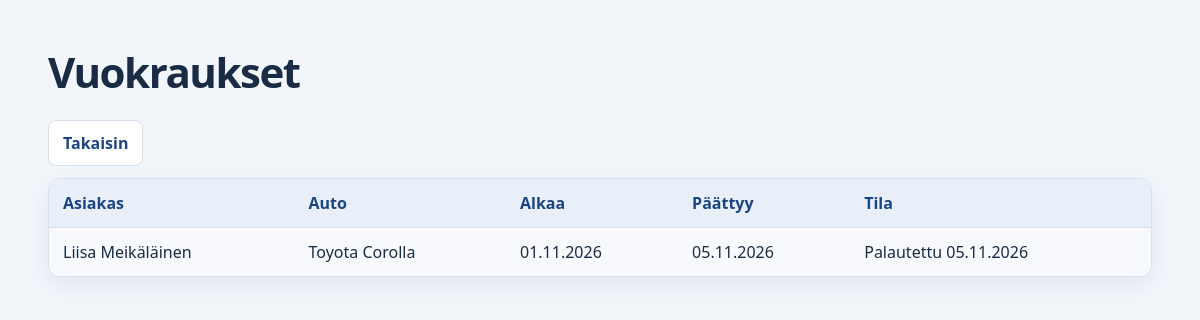
/php/katsele_vuokrauksia.php, run on an earlier commit of the app's database.
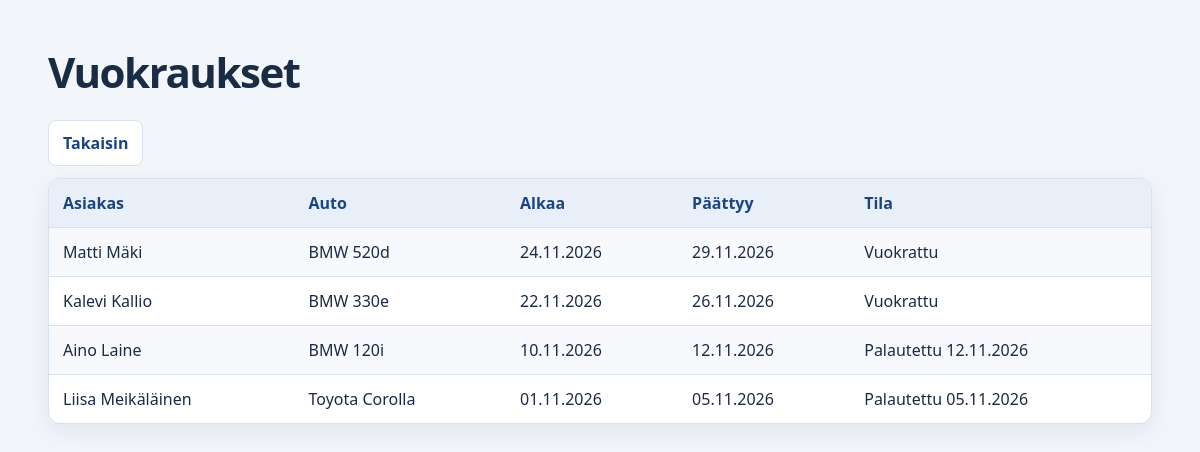
And on a later commit of the database.
### tables this page shows
CREATE TABLE sopimus (
  id INT NOT NULL AUTO_INCREMENT,
  asiakasid INT NOT NULL,
  autoid INT NOT NULL,
  aloituspvm DATE NOT NULL,
  lopetuspvm DATE NOT NULL,
  palautettu DATE NULL DEFAULT NULL,
  PRIMARY KEY (id),
  KEY asiakasid (asiakasid),
  KEY autoid (autoid)
) DEFAULT CHARSET=utf8mb4;

CREATE TABLE asiakas (
  id INT NOT NULL AUTO_INCREMENT,
  etunimi VARCHAR(100) NOT NULL,
  sukunimi VARCHAR(100) NOT NULL,
  katuosoite VARCHAR(150) NOT NULL,
  postitoimipaikka VARCHAR(100) NOT NULL,
  puhelin VARCHAR(20) NOT NULL,
  saika DATE NOT NULL,
  email VARCHAR(255) NOT NULL,
  PRIMARY KEY (id)
) DEFAULT CHARSET=utf8mb4;

CREATE TABLE auto (
  id INT NOT NULL AUTO_INCREMENT,
  rekno VARCHAR(10) NOT NULL,
  valmistaja VARCHAR(100) NOT NULL,
  malli VARCHAR(100) NOT NULL,
  onkoautomaatti TINYINT(1) NOT NULL DEFAULT 0,
  moottori VARCHAR(50) NOT NULL,
  istumapaikat INT NOT NULL,
  hinta DECIMAL(6,2) NOT NULL,
  onkovapaa TINYINT(1) NOT NULL DEFAULT 1,
  PRIMARY KEY (id),
  UNIQUE KEY rekno (rekno)
) DEFAULT CHARSET=utf8mb4;

### php/katsele_vuokrauksia.php (the view, shortened to what this page needs)
<?php
require_once('db.php');
$sql = "SELECT s.aloituspvm, s.lopetuspvm, s.palautettu,
               a.etunimi, a.sukunimi,
               au.valmistaja, au.malli
        FROM sopimus s
        JOIN asiakas a ON s.asiakasid = a.id
        JOIN auto au ON s.autoid = au.id
        ORDER BY s.aloituspvm DESC";
$tulos = mysqli_query($yhteys, $sql);
?>
<!DOCTYPE html>
<html lang="fi">
<head>
    <link rel="stylesheet" href="../css/style.css?v=<?= filemtime(__DIR__ . '/../css/style.css') ?>">
</head>
<body>
    <h1>Vuokraukset</h1>
    <a class="back-button" href="../index.php">Takaisin</a>
    <table>
        <tr>
            <th>Asiakas</th>
            <th>Auto</th>
            <th>Alkaa</th>
            <th>Päättyy</th>
            <th>Tila</th>
        </tr>
        <?php while ($rivi = mysqli_fetch_assoc($tulos)) { ?>
            <tr>
                <td><?= htmlspecialchars($rivi['etunimi'] . " " . $rivi['sukunimi']) ?></td>
                <td><?= htmlspecialchars($rivi['valmistaja'] . " " . $rivi['malli']) ?></td>
                <td><?= date('d.m.Y', strtotime($rivi['aloituspvm'])) ?></td>
                <td><?= date('d.m.Y', strtotime($rivi['lopetuspvm'])) ?></td>
                <td>
                    <?php if ($rivi['palautettu'] === null) { ?>
                        Vuokrattu
                    <?php } else { ?>
                        Palautettu <?= date('d.m.Y', strtotime($rivi['palautettu'])) ?>
                    <?php } ?>
                </td>
            </tr>
        <?php } ?>
    </table>
</body>
</html>

What changed in the data, as far as the page shows it:
added sopimus: asiakasid.sukunimi "Matti Mäki", autoid.malli "BMW 520d", aloituspvm "24.11.2026", lopetuspvm "29.11.2026", shows "Vuokrattu"
added sopimus: asiakasid.sukunimi "Kalevi Kallio", autoid.malli "BMW 330e", aloituspvm "22.11.2026", lopetuspvm "26.11.2026", shows "Vuokrattu"
added sopimus: asiakasid.sukunimi "Aino Laine", autoid.malli "BMW 120i", aloituspvm "10.11.2026", lopetuspvm "12.11.2026", palautettu "12.11.2026"
